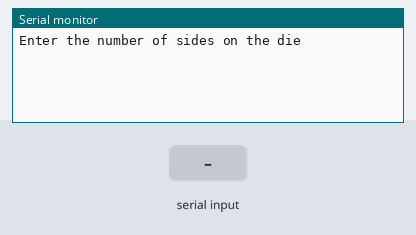
The sketch below on a simulated Arduino Uno, built with avr-gcc and run on an emulated ATmega328P. Shown: the last lines printed to the serial monitor. Inputs (shaded band) come from the test bench. Random numbers use the default seed unless the sketch sets one.

Above: at 1.2 s.
1.3 s: "90,45\n" received over Serial
At 3.1 s:
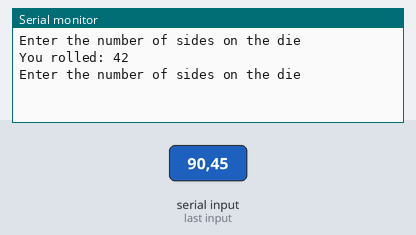
3.8 s: "30,150\n" received over Serial
At 6.3 s:
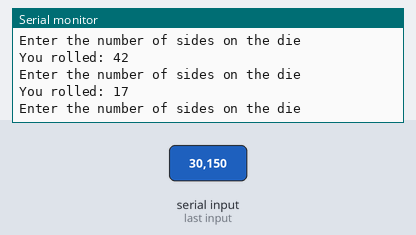

The sketch:

44.Dice_roller.ino
```cpp
void setup() {
  Serial.begin(9600);
  randomSeed(analogRead(A0));
}

void loop() {
  String side = "";
  int sides;

  Serial.println("Enter the number of sides on the die");
  //Wait until you write something
  while(side.equals("")){
    side = Serial.readString();
  }

  //Convert input string into a number
  sides = side.toInt();

  if (sides > 0){
    Serial.print("You rolled: ");
    Serial.println(random(1, sides));
  }else{
    Serial.println("Enter a positive number");
  }

}
```

Measured:
- after the input at 1.3 s, the serial monitor: prints a new line after 1.0 s (image 1)
- after the input at 3.8 s, the serial monitor: prints a new line after 1.0 s (image 2)
